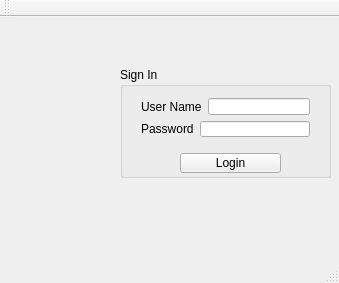
<?xml version="1.0" encoding="UTF-8"?>
<ui version="4.0">
 <class>MainWindow</class>
 <widget class="QMainWindow" name="MainWindow">
  <property name="geometry">
   <rect>
    <x>0</x>
    <y>0</y>
    <width>339</width>
    <height>283</height>
   </rect>
  </property>
  <property name="windowTitle">
   <string>MainWindow</string>
  </property>
  <widget class="QWidget" name="centralWidget">
   <widget class="QGroupBox" name="groupBox">
    <property name="geometry">
     <rect>
      <x>120</x>
      <y>50</y>
      <width>211</width>
      <height>111</height>
     </rect>
    </property>
    <property name="title">
     <string>Sign In </string>
    </property>
    <widget class="QPushButton" name="Login_button">
     <property name="geometry">
      <rect>
       <x>60</x>
       <y>86</y>
       <width>101</width>
       <height>20</height>
      </rect>
     </property>
     <property name="sizePolicy">
      <sizepolicy hsizetype="Minimum" vsizetype="Preferred">
       <horstretch>0</horstretch>
       <verstretch>0</verstretch>
      </sizepolicy>
     </property>
     <property name="text">
      <string>Login</string>
     </property>
    </widget>
    <widget class="QWidget" name="layoutWidget">
     <property name="geometry">
      <rect>
       <x>10</x>
       <y>20</y>
       <width>191</width>
       <height>61</height>
      </rect>
     </property>
     <layout class="QVBoxLayout" name="verticalLayout">
      <item>
       <layout class="QHBoxLayout" name="horizontalLayout">
        <item>
         <widget class="QLabel" name="label">
          <property name="text">
           <string>User Name</string>
          </property>
          <property name="buddy">
           <cstring>Username</cstring>
          </property>
         </widget>
        </item>
        <item>
         <widget class="QLineEdit" name="Username"/>
        </item>
       </layout>
      </item>
      <item>
       <layout class="QHBoxLayout" name="horizontalLayout_2">
        <item>
         <widget class="QLabel" name="label_2">
          <property name="text">
           <string>Password</string>
          </property>
          <property name="buddy">
           <cstring>Password</cstring>
          </property>
         </widget>
        </item>
        <item>
         <widget class="QLineEdit" name="Password">
          <property name="echoMode">
           <enum>QLineEdit::Password</enum>
          </property>
         </widget>
        </item>
       </layout>
      </item>
     </layout>
    </widget>
   </widget>
   <widget class="QLabel" name="picture">
    <property name="geometry">
     <rect>
      <x>10</x>
      <y>60</y>
      <width>101</width>
      <height>101</height>
     </rect>
    </property>
    <property name="text">
     <string/>
    </property>
   </widget>
  </widget>
  <widget class="QMenuBar" name="menuBar">
   <property name="geometry">
    <rect>
     <x>0</x>
     <y>0</y>
     <width>339</width>
     <height>17</height>
    </rect>
   </property>
  </widget>
  <widget class="QToolBar" name="mainToolBar">
   <attribute name="toolBarArea">
    <enum>TopToolBarArea</enum>
   </attribute>
   <attribute name="toolBarBreak">
    <bool>false</bool>
   </attribute>
  </widget>
  <widget class="QStatusBar" name="statusBar"/>
 </widget>
 <layoutdefault spacing="6" margin="11"/>
 <resources/>
 <connections/>
</ui>
